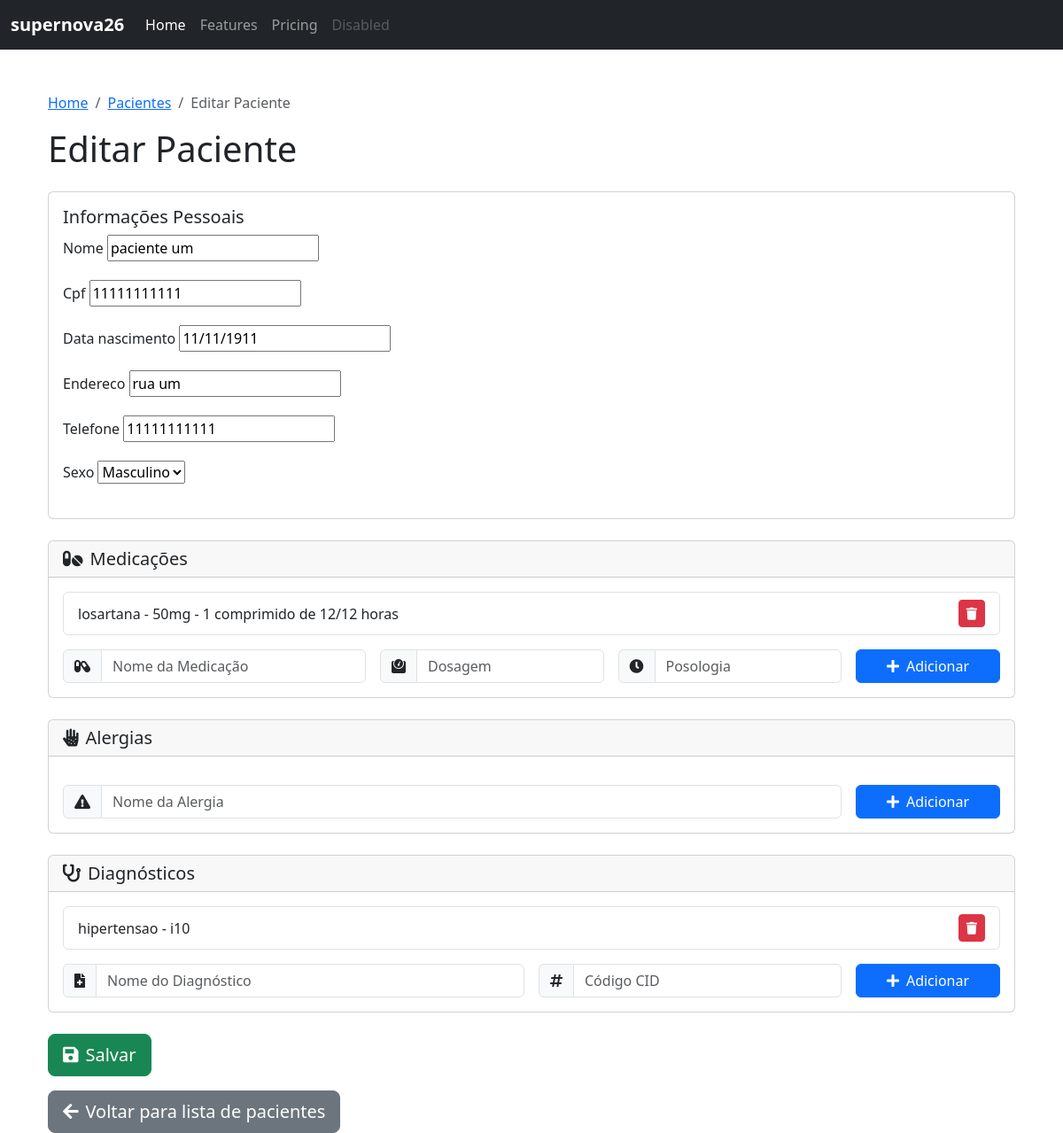
Page /liriodosvales/editar_paciente/1/ on the committed database.
### liriodosvales/models.py (models this page shows, shortened)
class Paciente(models.Model):
    SEXO_CHOICES = [
        ('Masculino', 'Masculino'),
        ('Feminino', 'Feminino'),
    ]
    nome = models.CharField(max_length=100)
    cpf = models.CharField(max_length=11, unique=True, null=True)
    data_nascimento = models.DateField()
    endereco = models.CharField(max_length=100, blank=True, null=True)
    telefone = models.CharField(max_length=11, blank=True, null=True)
    sexo = models.CharField(max_length=10, choices=SEXO_CHOICES, default='Masculino')
    medicacoes = models.ManyToManyField(Medicacao, blank=True)
    alergias = models.ManyToManyField(Alergia, blank=True)
    diagnosticos = models.ManyToManyField(Diagnostico, blank=True)
    data_admissao = models.DateField(auto_now_add=True)

class Medicacao(models.Model):
    nome = models.CharField(max_length=100)
    dosagem = models.CharField(max_length=50)
    posologia = models.CharField(max_length=100)
    atendimento = models.ForeignKey('AtendimentoMedico', on_delete=models.CASCADE)

class Diagnostico(models.Model):
    nome = models.CharField(max_length=100)
    codigo_cid = models.CharField(max_length=10, blank=True, null=True)

### liriodosvales/views.py (the view)
# urls.py: path('editar_paciente/<int:paciente_id>/', views.editar_paciente, name='editar_paciente'),
def editar_paciente(request, paciente_id):
    paciente = get_object_or_404(Paciente, id=paciente_id)
    if request.method == 'POST':
        form = PacienteForm(request.POST, instance=paciente)
        if form.is_valid():
            paciente = form.save(commit=False)
            paciente.save()
            paciente.medicacoes.clear()
            medicacao_nomes = request.POST.getlist('medicacoes_nomes[]')
            medicacao_dosagens = request.POST.getlist('medicacoes_dosagens[]')
            medicacao_posologias = request.POST.getlist('medicacoes_posologias[]')
            for nome, dosagem, posologia in zip(medicacao_nomes, medicacao_dosagens, medicacao_posologias):
                if nome and dosagem and posologia:
                    medicacao = Medicacao.objects.create(nome=nome, dosagem=dosagem, posologia=posologia)
                    paciente.medicacoes.add(medicacao)
            paciente.alergias.clear()
            alergia_nomes = request.POST.getlist('alergias_nomes[]')
            for nome in alergia_nomes:
                if nome:
                    alergia = Alergia.objects.create(nome=nome)
                    paciente.alergias.add(alergia)
            paciente.diagnosticos.clear()
            diagnostico_nomes = request.POST.getlist('diagnosticos_nomes[]')
            diagnostico_codigos_cid = request.POST.getlist('diagnosticos_codigos_cid[]')
            for nome, codigo_cid in zip(diagnostico_nomes, diagnostico_codigos_cid):
                if nome and codigo_cid:
                    diagnostico = Diagnostico.objects.create(nome=nome, codigo_cid=codigo_cid)
                    paciente.diagnosticos.add(diagnostico)
            return redirect('liriodosvales:listar_pacientes')
    else:
        form = PacienteForm(instance=paciente)
    medicacoes = [(m.nome, m.dosagem, m.posologia) for m in paciente.medicacoes.all()]
    alergias = [a.nome for a in paciente.alergias.all()]
    diagnosticos = [(d.nome, d.codigo_cid) for d in paciente.diagnosticos.all()]
    return render(request, 'liriodosvales/editar_paciente.html', {
        'form': form,
        'paciente': paciente,
        'medicacoes': medicacoes,
        'alergias': alergias,
        'diagnosticos': diagnosticos
    })

### liriodosvales/forms.py
class PacienteForm(forms.ModelForm):
    class Meta:
        model = Paciente
        fields = ['nome', 'cpf', 'data_nascimento', 'endereco', 'telefone', 'sexo']
        widgets = {
            'data_nascimento': DateInput(attrs={'type': 'text', 'placeholder': 'dd/mm/yyyy'}, format=('%d/%m/%Y')),
            'sexo': forms.Select(choices=Paciente.SEXO_CHOICES),
        }
    def __init__(self, *args, **kwargs):
        super().__init__(*args, **kwargs)
        self.fields['data_nascimento'].input_formats = ['%d/%m/%Y']
        self.fields['nome'].required = True
        self.fields['cpf'].required = True
        self.fields['data_nascimento'].required = True
        self.fields['endereco'].required = False
        self.fields['telefone'].required = False
        self.fields['sexo'].initial = 'Masculino'

### liriodosvales/templates/liriodosvales/editar_paciente.html (shortened to what this page needs)
{% extends "layout.html" %}
{% load static %}
{% block content %}
<div class="container">
    <nav aria-label="breadcrumb">
        <ol class="breadcrumb">
            <li class="breadcrumb-item"><a href="{% url 'liriodosvales:home' %}">Home</a></li>
            <li class="breadcrumb-item"><a href="{% url 'liriodosvales:listar_pacientes' %}">Pacientes</a></li>
            <li class="breadcrumb-item active" aria-current="page">Editar Paciente</li>
        </ol>
    </nav>
    <h1 class="mb-4">Editar Paciente</h1>
    <form method="post">
        <div class="card mb-4">
            <div class="card-body">
                <h5 class="card-title">Informações Pessoais</h5>
                {% for field in form %}
                    <div class="mb-3">
                        <label for="{{ field.id_for_label }}" class="form-label">{{ field.label }}</label>
                        {{ field }}
                    </div>
                {% endfor %}
            </div>
        </div>
        <div class="card mb-4">
            <div class="card-header">
                <h5 class="mb-0"><i class="fas fa-pills me-2"></i>Medicações</h5>
            </div>
            <div class="card-body">
                <div id="medicacoes-list" class="list-group mb-3">
                    {% for nome, dosagem, posologia in medicacoes %}
                        <div class="list-group-item d-flex justify-content-between align-items-center">
                            <span>{{ nome }} - {{ dosagem }} - {{ posologia }}</span>
                            <button type="button" class="btn btn-danger btn-sm" onclick="removerItem(this, 'medicacoes')">
                                <i class="fas fa-trash"></i>
                            </button>
                        </div>
                    {% endfor %}
                </div>
                <div class="row g-3">
                    <div class="col-md-4">
                        <div class="input-group">
                            <span class="input-group-text"><i class="fas fa-capsules"></i></span>
                            <input type="text" id="nova_medicacao_nome" class="form-control" placeholder="Nome da Medicação">
                        </div>
                    </div>
                    <div class="col-md-3">
                        <div class="input-group">
                            <span class="input-group-text"><i class="fas fa-weight"></i></span>
                            <input type="text" id="nova_medicacao_dosagem" class="form-control" placeholder="Dosagem">
                        </div>
                    </div>
                    <div class="col-md-3">
                        <div class="input-group">
                            <span class="input-group-text"><i class="fas fa-clock"></i></span>
                            <input type="text" id="nova_medicacao_posologia" class="form-control" placeholder="Posologia">
                        </div>
                    </div>
                    <div class="col-md-2">
                        <button type="button" class="btn btn-primary w-100" onclick="adicionarItem('medicacoes')">
                            <i class="fas fa-plus me-2"></i>Adicionar
                        </button>
                    </div>
                </div>
            </div>
        </div>
        <div class="card mb-4">
            <div class="card-header">
                <h5 class="mb-0"><i class="fas fa-allergies me-2"></i>Alergias</h5>
            </div>
            <div class="card-body">
                <div class="row g-3">
                    <div class="col-md-10">
                        <div class="input-group">
                            <span class="input-group-text"><i class="fas fa-exclamation-triangle"></i></span>
                            <input type="text" id="nova_alergia_nome" class="form-control" placeholder="Nome da Alergia">
                        </div>
                    </div>
                    <div class="col-md-2">
                        <button type="button" class="btn btn-primary w-100" onclick="adicionarItem('alergias')">
                            <i class="fas fa-plus me-2"></i>Adicionar
                        </button>
                    </div>
                </div>
            </div>
        </div>
        <div class="card mb-4">
            <div class="card-header">
                <h5 class="mb-0"><i class="fas fa-stethoscope me-2"></i>Diagnósticos</h5>
            </div>
            <div class="card-body">
                <div id="diagnosticos-list" class="list-group mb-3">
                    {% for nome, codigo_cid in diagnosticos %}
                        <div class="list-group-item d-flex justify-content-between align-items-center">
                            <span>{{ nome }} - {{ codigo_cid }}</span>
                            <button type="button" class="btn btn-danger btn-sm" onclick="removerItem(this, 'diagnosticos')">
                                <i class="fas fa-trash"></i>
                            </button>
                        </div>
                    {% endfor %}
                </div>
                <div class="row g-3">
                    <div class="col-md-6">
                        <div class="input-group">
                            <span class="input-group-text"><i class="fas fa-file-medical"></i></span>
                            <input type="text" id="novo_diagnostico_nome" class="form-control" placeholder="Nome do Diagnóstico">
                        </div>
                    </div>
                    <div class="col-md-4">
                        <div class="input-group">
                            <span class="input-group-text"><i class="fas fa-hashtag"></i></span>
                            <input type="text" id="novo_diagnostico_codigo_cid" class="form-control" placeholder="Código CID">
                        </div>
                    </div>
                    <div class="col-md-2">
                        <button type="button" class="btn btn-primary w-100" onclick="adicionarItem('diagnosticos')">
                            <i class="fas fa-plus me-2"></i>Adicionar
                        </button>
                    </div>
                </div>
            </div>
        </div>
        <button type="submit" class="btn btn-success btn-lg">
            <i class="fas fa-save me-2"></i>Salvar
        </button>
    </form>
    <a href="{% url 'liriodosvales:listar_pacientes' %}" class="btn btn-secondary btn-lg mt-3">
        <i class="fas fa-arrow-left me-2"></i>Voltar para lista de pacientes
    </a>
</div>
{% endblock content %}

### rows in the picture
Paciente: form "paciente um" "11111111111" "11/11/1911" "rua um" "11111111111" "Masculino"
Medicacao: medicacoes "losartana", medicacoes "50mg", medicacoes "1 comprimido de 12/12 horas"
Diagnostico: diagnosticos "hipertensao", diagnosticos "i10"

### other values in the picture
{{ field.label }} "Nome" "Cpf" "Data nascimento" "Endereco" "Telefone" "Sexo"
